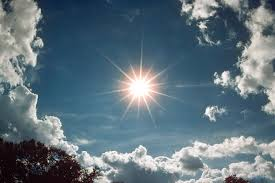
#> input picture DataScienceProjects/image_processing/images/sun_on_scene2.jpeg, 275 x 183 px
$ jupyter execute find_the_bright_spot.ipynb   (shell and % lines are left out)
#> lines starting #> are read from the running program, lines starting #| are printed output that depends on the picture; after the words box and inside, x2 and y2 are one past the last pixel; in counts of white or black regions, pixels touching at a corner belong together
### How to run
`python bright.py --image retina.jpg --radius 41`

#### To track the sun position we need to fix the camera in both east and west [opp] sides. So that fixed frame of the image can find the sun within it.

Based on the position of the sun compared to the x, y 0,0 cordinate we can easily find out how far +x [east] or -x [west]

[cell 1]
# import the necessary packages
import numpy as np
import argparse
import cv2
from matplotlib import pyplot as plt

[cell 2]
# [6 lines of commented-out code are left out]

[cell 3]
# if it is direct image and running from the jupyter nootbook environment
# otherwise comment the bellow line
args = {}

# args["image"] = 'images/no_bright.jpeg'
# args["image"] = 'images/retina.jpg'
args["image"] = 'images/sun_on_scene2.jpeg'
args["radius"] = 21

[cell 4]
# load the image and convert it to grayscale
image = cv2.imread(args["image"])
#> image is the input picture: shape (183, 275, 3); mean B, G, R 124.7, 114, 95.4
orig = image.copy()
gray = cv2.cvtColor(image, cv2.COLOR_BGR2GRAY)
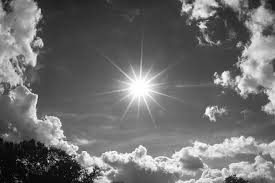
#> gray: shape (183, 275); min 0, max 255, mean 109.7

[cell 5]
# perform a naive attempt to find the (x, y) coordinates of
# the area of the image with the largest intensity value
(minVal, maxVal, minLoc, maxLoc) = cv2.minMaxLoc(gray)
#> minVal = 0; maxVal = 255; minLoc = (0, 139); maxLoc = (136, 85)
print(minVal, maxVal, minLoc, maxLoc)
#| 0.0 255.0 (0, 139) (136, 85)
if minVal == maxVal and minLoc == maxLoc:
    print('No bright spot')
else:
    cv2.circle(image, maxLoc, 5, (255, 0, 0), 2)
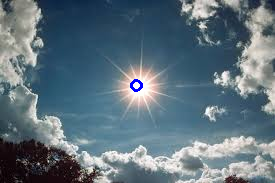
#> image: shape (183, 275, 3); 0.18% of pixels changed, all inside (x1, y1, x2, y2) = (130, 79, 143, 92)

[cell 6]
# display the results of the naive attempt
cv2.imshow("Naive", image)

[cell 7]
# apply a Gaussian blur to the image then find the brightest
# region
gray = cv2.GaussianBlur(gray, (args["radius"], args["radius"]), 0)
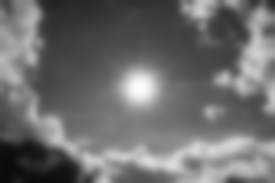
#> gray: shape (183, 275); min 10, max 253, mean 109.7
(minVal, maxVal, minLoc, maxLoc) = cv2.minMaxLoc(gray)
#> minVal = 10; maxVal = 253; minLoc = (8, 166); maxLoc = (139, 86)
image = orig.copy()
if minVal == maxVal and minLoc == maxLoc:
    print('No bright spot')
else:
    cv2.circle(image, maxLoc, args["radius"], (255, 0, 0), 2)
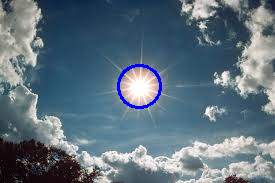
#> image: shape (183, 275, 3); 0.81% of pixels changed, all inside (x1, y1, x2, y2) = (117, 64, 162, 109)

$ run again, with DataScienceProjects/image_processing/images/sun_on_scene3.jpeg copied over DataScienceProjects/image_processing/images/sun_on_scene2.jpeg
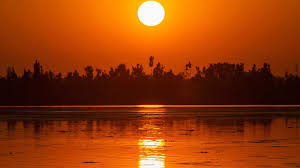
#> input picture DataScienceProjects/image_processing/images/sun_on_scene3.jpeg, 300 x 168 px
#> image is the input picture: shape (168, 300, 3); mean B, G, R 8.5, 59, 147.3
#> `(minVal, maxVal, minLoc, maxLoc) = cv2.minMaxLoc(gray)`: minVal = 5; maxVal = 255; minLoc = (263, 71); maxLoc = (140, 8)
#| 5.0 255.0 (263, 71) (140, 8)
#> `gray = cv2.GaussianBlur(gray, (args["radius"], args["radius"]), 0)`:
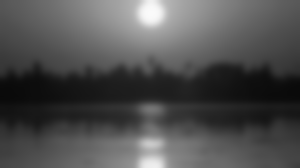
#> gray: shape (168, 300); min 9, max 250, mean 79.6
#> `(minVal, maxVal, minLoc, maxLoc) = cv2.minMaxLoc(gray)`: minVal = 9; maxVal = 250; minLoc = (0, 96); maxLoc = (149, 11)
#> `cv2.circle(image, maxLoc, args["radius"], (255, 0, 0), 2)`:
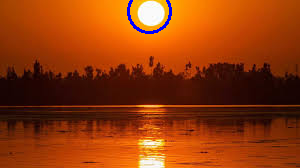
#> image: shape (168, 300, 3); 0.55% of pixels changed, all inside (x1, y1, x2, y2) = (127, 0, 172, 34)
